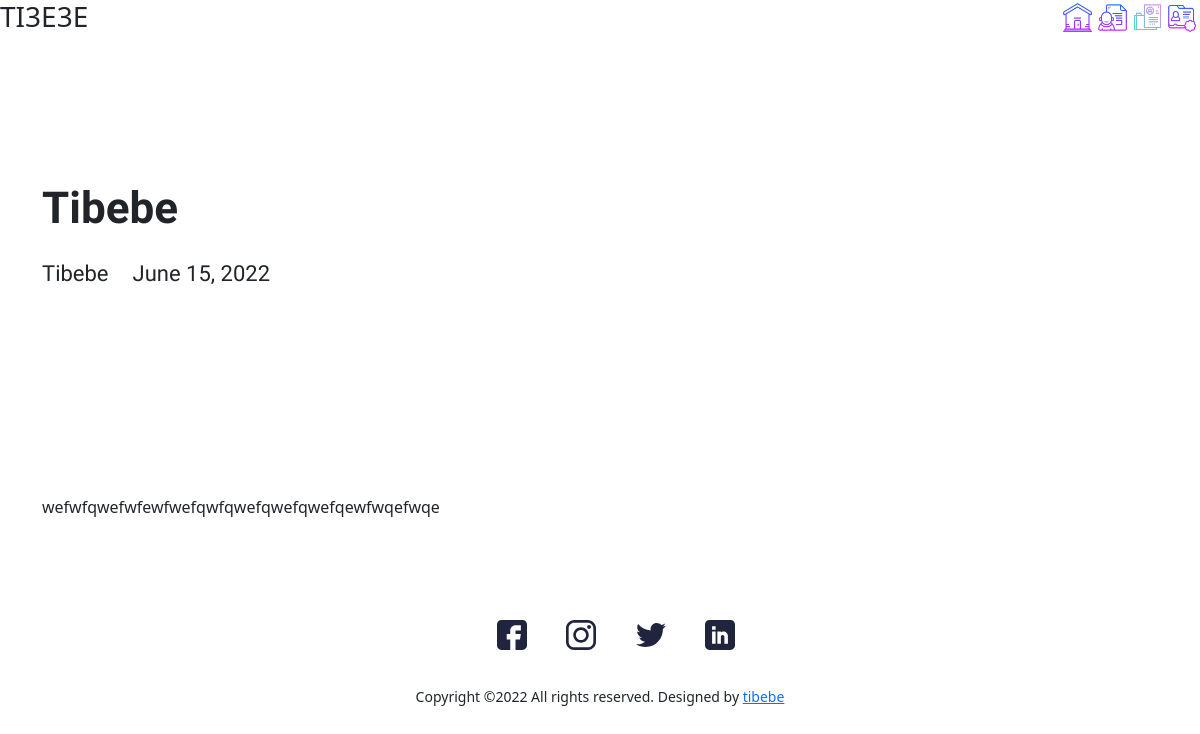
Page /blog/tibebe on the committed database.
### main/models.py (models this page shows, shortened)
class Blog(models.Model):
    class Meta:
        verbose_name_plural = 'Blog Profiles'
        verbose_name = 'Blog'
        ordering = ["timestamp"]
    timestamp = models.DateTimeField(auto_now_add=True)
    author = models.CharField(max_length=200, blank=True, null=True)
    name = models.CharField(max_length=200, blank=True, null=True)
    description = models.CharField(max_length=500, blank=True, null=True)
    body = RichTextField(blank=True, null=True)
    slug = models.SlugField(null=True, blank=True)
    image = models.ImageField(blank=True, null=True, upload_to="blog")
    is_active = models.BooleanField(default=True)

### main/views.py (the view)
# urls.py: path('blog/<slug:slug>', views.BlogDetailView.as_view(), name="blog"),
class BlogDetailView(generic.DetailView):
	model = Blog
	template_name = "main/blog-detail.html"

### resume_demo/context_processors.py (called while the page is built)
def project_context(request):
	context = {
		'me': User.objects.first(),
	}
	return context

### main/templates/main/blog-detail.html (shortened to what this page needs)
{% extends 'main/base.html' %}
{% load static %}
{% block content %}
<section>
  <div class="innerPageBannerCol">
    <div class="container">
      <div class="row g-4 g-md-3  align-items-center">
        <div class="col-md-6">
          <div class="bannerContent">
            <h1 class="xlTitle pb-md-3">{{object.name|title}}</h1>
          </div>
        </div>
      </div>
      <div class="row">
        <div class="col-md-auto">
          <div class="authorCol">
            <h4 class="smTitle pb-3">{{object.author|title}}</h4>
          </div>
        </div>
        <div class="col-md">
          <h4 class="smTitle pb-3">{{object.timestamp.date}}</h4>
        </div>
      </div>
    </div>
  </div>
</section>
<section>
  <div class="sectionSpaceSm">
    <div class="container">
      {{object.body|safe}}
    </div>
  </div>
</section>
{% endblock %}

### static/css/style.css (style rules this page uses)
:root { --primaryColor: #9C07B6; --primaryDarkColor: #3D0048; --primaryHoverColor: #900AA8; --secondaryColor: #F9B000; --baseColor: #21243D; --baseFont: 'Heebo', sans-serif; --titleFont: 'Courier Prime', monospace; --regular: 400; --medium: 500; --bold: 700; --black: 900; --lightBg: #F1F1F1; }
html { scroll-behavior: smooth; }
body { font-family: var(--baseFont); color: var(--baseColor); line-height: normal; }
.xlTitle { font-size: 44px; line-height: 1.3; font-weight: var(--bold); font-family: var(--titleFont) }
.smTitle { font-size: 22px; line-height: normal; font-weight: var(--regular); font-family: var(--titleFont) }
.sectionSpaceSm { padding: 35px 0; }
.innerPageBannerCol { padding: 180px 0 150px; }
@media (min-width:992px) { .container, .container-lg, .container-md, .container-sm, .container-xl, .container-xxl { max-width: 890px; } }

### rows in the picture
Blog: name "Tibebe", author "Tibebe", timestamp "June 15, 2022", body "wefwfqwefwfewfwefqwfqwefqwefqwefqewfwqefwqe"
